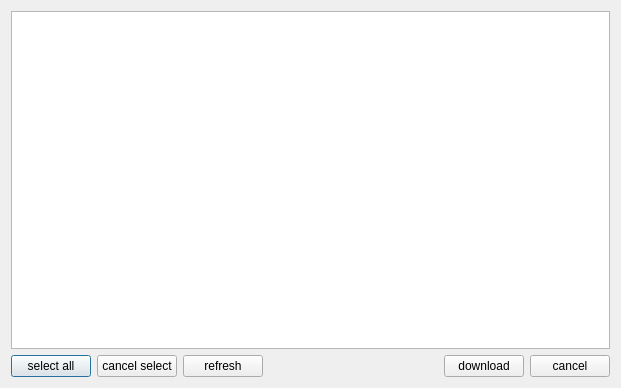
<?xml version="1.0" encoding="UTF-8"?>
<ui version="4.0">
 <class>SharedFilesDialog</class>
 <widget class="QDialog" name="SharedFilesDialog">
  <property name="geometry">
   <rect>
    <x>0</x>
    <y>0</y>
    <width>621</width>
    <height>388</height>
   </rect>
  </property>
  <property name="windowTitle">
   <string>Dialog</string>
  </property>
  <layout class="QVBoxLayout" name="verticalLayout">
   <item>
    <widget class="QTableView" name="FilesTableView"/>
   </item>
   <item>
    <layout class="QHBoxLayout" name="horizontalLayout">
     <item>
      <widget class="QPushButton" name="selectAllButton">
       <property name="text">
        <string>select all</string>
       </property>
      </widget>
     </item>
     <item>
      <widget class="QPushButton" name="cancelSelectButton">
       <property name="text">
        <string>cancel select</string>
       </property>
      </widget>
     </item>
     <item>
      <widget class="QPushButton" name="refreshButton">
       <property name="text">
        <string>refresh</string>
       </property>
      </widget>
     </item>
     <item>
      <spacer name="horizontalSpacer">
       <property name="orientation">
        <enum>Qt::Horizontal</enum>
       </property>
       <property name="sizeHint" stdset="0">
        <size>
         <width>40</width>
         <height>20</height>
        </size>
       </property>
      </spacer>
     </item>
     <item>
      <widget class="QPushButton" name="downloadButton">
       <property name="text">
        <string>download</string>
       </property>
      </widget>
     </item>
     <item>
      <widget class="QPushButton" name="cancelButton">
       <property name="text">
        <string>cancel</string>
       </property>
      </widget>
     </item>
    </layout>
   </item>
  </layout>
 </widget>
 <resources/>
 <connections/>
</ui>
